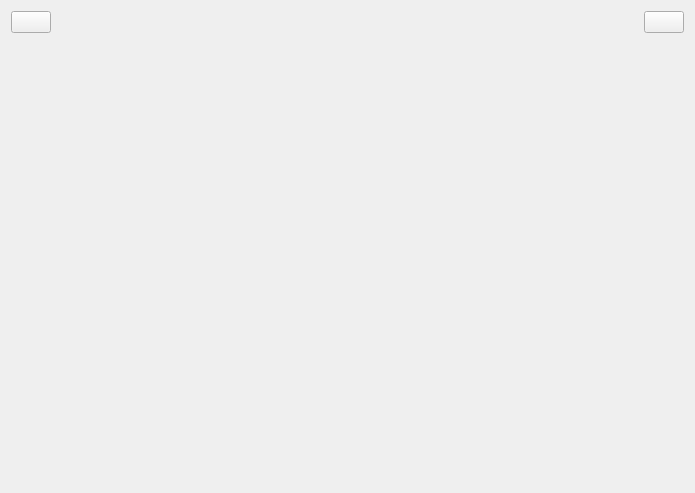
<?xml version="1.0" encoding="UTF-8"?>
<ui version="4.0">
 <class>MasterView</class>
 <widget class="QWidget" name="MasterView">
  <property name="geometry">
   <rect>
    <x>0</x>
    <y>0</y>
    <width>695</width>
    <height>493</height>
   </rect>
  </property>
  <property name="windowTitle">
   <string>MasterView</string>
  </property>
  <layout class="QVBoxLayout" name="verticalLayout">
   <item>
    <layout class="QHBoxLayout" name="horizontalLayout">
     <item>
      <widget class="QPushButton" name="btBack">
       <property name="text">
        <string/>
       </property>
       <property name="icon">
        <iconset resource="lab4.qrc">
         <normaloff>:/img/return.png</normaloff>:/img/return.png</iconset>
       </property>
      </widget>
     </item>
     <item>
      <spacer name="horizontalSpacer">
       <property name="orientation">
        <enum>Qt::Orientation::Horizontal</enum>
       </property>
       <property name="sizeHint" stdset="0">
        <size>
         <width>40</width>
         <height>20</height>
        </size>
       </property>
      </spacer>
     </item>
     <item>
      <widget class="QLabel" name="labelTitle">
       <property name="text">
        <string/>
       </property>
      </widget>
     </item>
     <item>
      <spacer name="horizontalSpacer_2">
       <property name="orientation">
        <enum>Qt::Orientation::Horizontal</enum>
       </property>
       <property name="sizeHint" stdset="0">
        <size>
         <width>40</width>
         <height>20</height>
        </size>
       </property>
      </spacer>
     </item>
     <item>
      <widget class="QPushButton" name="btLogout">
       <property name="text">
        <string/>
       </property>
       <property name="icon">
        <iconset resource="lab4.qrc">
         <normaloff>:/img/logout.png</normaloff>:/img/logout.png</iconset>
       </property>
      </widget>
     </item>
    </layout>
   </item>
   <item>
    <widget class="QStackedWidget" name="stackedWidget"/>
   </item>
  </layout>
 </widget>
 <resources>
  <include location="lab4.qrc"/>
 </resources>
 <connections/>
</ui>
